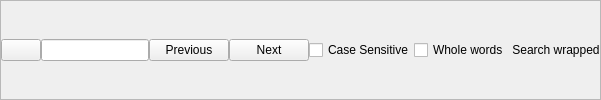
<?xml version="1.0" encoding="UTF-8"?>
<ui version="4.0">
 <class>FindFrame</class>
 <widget class="QFrame" name="FindFrame">
  <property name="frameShape">
   <enum>QFrame::StyledPanel</enum>
  </property>
  <property name="frameShadow">
   <enum>QFrame::Raised</enum>
  </property>
  <layout class="QHBoxLayout" name="horizontalLayout">
   <property name="spacing">
    <number>0</number>
   </property>
   <property name="margin">
    <number>0</number>
   </property>
   <item>
    <widget class="QPushButton" name="toolClose">
     <property name="icon">
      <iconset>
       <normaloff>:/resources/oxygen/16x16/actions/dialog_close.png</normaloff>:/resources/oxygen/16x16/actions/dialog_close.png</iconset>
     </property>
    </widget>
   </item>
   <item>
    <widget class="QLineEdit" name="editFind">
     <property name="inputMethodHints">
      <set>Qt::ImhNoAutoUppercase</set>
     </property>
    </widget>
   </item>
   <item>
    <widget class="QPushButton" name="toolPrevious">
     <property name="text">
      <string>Previous</string>
     </property>
     <property name="icon">
      <iconset>
       <normaloff>:/resources/oxygen/16x16/actions/1leftarrow.png</normaloff>:/resources/oxygen/16x16/actions/1leftarrow.png</iconset>
     </property>
    </widget>
   </item>
   <item>
    <widget class="QPushButton" name="toolNext">
     <property name="text">
      <string>Next</string>
     </property>
     <property name="icon">
      <iconset>
       <normaloff>:/resources/oxygen/16x16/actions/1rightarrow.png</normaloff>:/resources/oxygen/16x16/actions/1rightarrow.png</iconset>
     </property>
    </widget>
   </item>
   <item>
    <widget class="QCheckBox" name="checkCase">
     <property name="text">
      <string>Case Sensitive</string>
     </property>
    </widget>
   </item>
   <item>
    <widget class="QCheckBox" name="checkWholeWords">
     <property name="text">
      <string>Whole words</string>
     </property>
    </widget>
   </item>
   <item>
    <widget class="QLabel" name="labelWrapped">
     <property name="text">
      <string>&lt;img src=&quot;:/trolltech/styles/commonstyle/images/fileinfo-16.png&quot;&gt;&amp;nbsp;Search wrapped</string>
     </property>
     <property name="textFormat">
      <enum>Qt::RichText</enum>
     </property>
    </widget>
   </item>
  </layout>
 </widget>
 <resources/>
 <connections/>
</ui>
